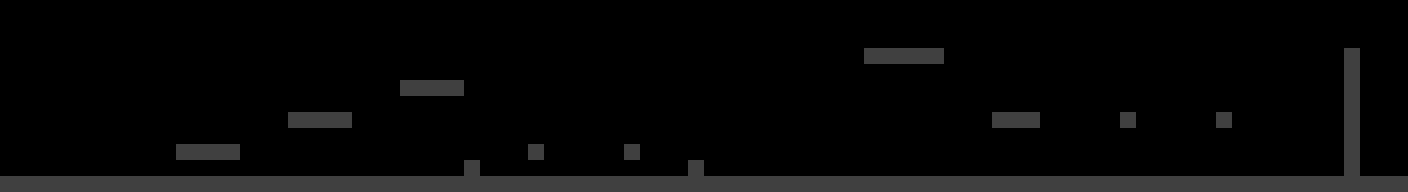

A level layout from a 2D game, rendered from its tile map. Below: a short description, then the map file with tile-grid data replaced by summaries:
An orthogonal 88x12 tile map with 16x16 px tiles, 1 tile layer (Tile Layer 1) and 21 objects (15x wall, 2x enemy, 2x jump, player, flag).

<map version="1.2" tiledversion="1.2.2" orientation="orthogonal" renderorder="right-down" width="88" height="12" tilewidth="16" tileheight="16" infinite="0" nextlayerid="4" nextobjectid="26">
 <tileset firstgid="1" source="TileSet.tsx" />
 <layer id="1" name="Tile Layer 1" width="88" height="12">
  <data>[1056 cells, 122 non-empty, 1 distinct tile ids]</data>
 </layer>
 <objectgroup id="3" name="obstacles">
  <object id="1" name="wall" x="0" y="176" width="1024" height="16" />
  <object id="2" name="player" x="0" y="144" width="16" height="16" />
  <object id="3" name="flag" x="1376" y="160" width="16" height="16" />
  <object id="4" name="wall" x="1392" y="0" width="16" height="176" />
  <object id="6" name="wall" x="176" y="144" width="64" height="16" />
  <object id="7" name="wall" x="288" y="112" width="64" height="16" />
  <object id="8" name="wall" x="400" y="80" width="64" height="16" />
  <object id="9" name="wall" x="464" y="160" width="16" height="16" />
  <object id="10" name="wall" x="528" y="144" width="16" height="16" />
  <object id="11" name="wall" x="688" y="160" width="16" height="16" />
  <object id="12" name="enemy" x="480" y="160" width="208" height="16" />
  <object id="13" name="wall" x="624" y="144" width="16" height="16" />
  <object id="14" name="wall" x="864" y="48" width="80" height="16" />
  <object id="15" name="jump" x="816" y="160" width="16" height="16" />
  <object id="17" name="wall" x="1344" y="48" width="16" height="128" />
  <object id="18" name="enemy" x="1024" y="176" width="208" height="16" />
  <object id="19" name="jump" x="1328" y="160" width="16" height="16" />
  <object id="20" name="wall" x="992" y="112" width="48" height="16" />
  <object id="21" name="wall" x="1120" y="112" width="16" height="16" />
  <object id="22" name="wall" x="1216" y="112" width="16" height="16" />
  <object id="25" name="wall" x="1232" y="176" width="176" height="16" />
 </objectgroup>
</map>
